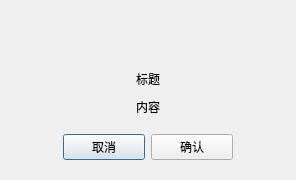
<?xml version="1.0" encoding="UTF-8"?>
<ui version="4.0">
 <class>UserMessageBox</class>
 <widget class="QDialog" name="UserMessageBox">
  <property name="geometry">
   <rect>
    <x>0</x>
    <y>0</y>
    <width>296</width>
    <height>180</height>
   </rect>
  </property>
  <property name="sizePolicy">
   <sizepolicy hsizetype="Fixed" vsizetype="Fixed">
    <horstretch>0</horstretch>
    <verstretch>0</verstretch>
   </sizepolicy>
  </property>
  <property name="minimumSize">
   <size>
    <width>296</width>
    <height>180</height>
   </size>
  </property>
  <property name="maximumSize">
   <size>
    <width>300</width>
    <height>180</height>
   </size>
  </property>
  <property name="windowTitle">
   <string>Dialog</string>
  </property>
  <property name="styleSheet">
   <string notr="true"/>
  </property>
  <layout class="QVBoxLayout" name="verticalLayout_2">
   <property name="spacing">
    <number>8</number>
   </property>
   <property name="leftMargin">
    <number>4</number>
   </property>
   <property name="topMargin">
    <number>0</number>
   </property>
   <property name="rightMargin">
    <number>4</number>
   </property>
   <property name="bottomMargin">
    <number>0</number>
   </property>
   <item>
    <layout class="QHBoxLayout" name="horizontalLayout_2">
     <property name="topMargin">
      <number>19</number>
     </property>
     <item>
      <spacer name="horizontalSpacer">
       <property name="orientation">
        <enum>Qt::Horizontal</enum>
       </property>
       <property name="sizeHint" stdset="0">
        <size>
         <width>40</width>
         <height>20</height>
        </size>
       </property>
      </spacer>
     </item>
     <item>
      <widget class="QLabel" name="m_notifyLabel">
       <property name="sizePolicy">
        <sizepolicy hsizetype="Fixed" vsizetype="Fixed">
         <horstretch>0</horstretch>
         <verstretch>0</verstretch>
        </sizepolicy>
       </property>
       <property name="minimumSize">
        <size>
         <width>42</width>
         <height>42</height>
        </size>
       </property>
       <property name="maximumSize">
        <size>
         <width>42</width>
         <height>42</height>
        </size>
       </property>
       <property name="text">
        <string/>
       </property>
      </widget>
     </item>
     <item>
      <spacer name="horizontalSpacer_2">
       <property name="orientation">
        <enum>Qt::Horizontal</enum>
       </property>
       <property name="sizeHint" stdset="0">
        <size>
         <width>40</width>
         <height>20</height>
        </size>
       </property>
      </spacer>
     </item>
    </layout>
   </item>
   <item>
    <widget class="QLabel" name="m_titleLabel">
     <property name="text">
      <string>标题</string>
     </property>
     <property name="alignment">
      <set>Qt::AlignCenter</set>
     </property>
    </widget>
   </item>
   <item>
    <widget class="QLabel" name="m_contentLabel">
     <property name="text">
      <string>内容</string>
     </property>
     <property name="scaledContents">
      <bool>true</bool>
     </property>
     <property name="alignment">
      <set>Qt::AlignCenter</set>
     </property>
     <property name="wordWrap">
      <bool>true</bool>
     </property>
     <property name="indent">
      <number>2</number>
     </property>
    </widget>
   </item>
   <item>
    <layout class="QVBoxLayout" name="verticalLayout">
     <item>
      <spacer name="verticalSpacer">
       <property name="orientation">
        <enum>Qt::Vertical</enum>
       </property>
       <property name="sizeType">
        <enum>QSizePolicy::Fixed</enum>
       </property>
       <property name="sizeHint" stdset="0">
        <size>
         <width>20</width>
         <height>10</height>
        </size>
       </property>
      </spacer>
     </item>
     <item>
      <layout class="QHBoxLayout" name="horizontalLayout">
       <property name="spacing">
        <number>6</number>
       </property>
       <item>
        <spacer name="horizontalSpacer_3">
         <property name="orientation">
          <enum>Qt::Horizontal</enum>
         </property>
         <property name="sizeHint" stdset="0">
          <size>
           <width>40</width>
           <height>20</height>
          </size>
         </property>
        </spacer>
       </item>
       <item>
        <widget class="QPushButton" name="m_button1">
         <property name="sizePolicy">
          <sizepolicy hsizetype="Fixed" vsizetype="Fixed">
           <horstretch>0</horstretch>
           <verstretch>0</verstretch>
          </sizepolicy>
         </property>
         <property name="minimumSize">
          <size>
           <width>82</width>
           <height>26</height>
          </size>
         </property>
         <property name="maximumSize">
          <size>
           <width>82</width>
           <height>26</height>
          </size>
         </property>
         <property name="cursor">
          <cursorShape>PointingHandCursor</cursorShape>
         </property>
         <property name="text">
          <string>取消</string>
         </property>
        </widget>
       </item>
       <item>
        <widget class="QPushButton" name="m_button0">
         <property name="sizePolicy">
          <sizepolicy hsizetype="Fixed" vsizetype="Fixed">
           <horstretch>0</horstretch>
           <verstretch>0</verstretch>
          </sizepolicy>
         </property>
         <property name="minimumSize">
          <size>
           <width>82</width>
           <height>26</height>
          </size>
         </property>
         <property name="maximumSize">
          <size>
           <width>82</width>
           <height>26</height>
          </size>
         </property>
         <property name="cursor">
          <cursorShape>PointingHandCursor</cursorShape>
         </property>
         <property name="text">
          <string>确认</string>
         </property>
        </widget>
       </item>
       <item>
        <spacer name="horizontalSpacer_4">
         <property name="orientation">
          <enum>Qt::Horizontal</enum>
         </property>
         <property name="sizeHint" stdset="0">
          <size>
           <width>40</width>
           <height>20</height>
          </size>
         </property>
        </spacer>
       </item>
      </layout>
     </item>
     <item>
      <spacer name="verticalSpacer_2">
       <property name="orientation">
        <enum>Qt::Vertical</enum>
       </property>
       <property name="sizeType">
        <enum>QSizePolicy::Fixed</enum>
       </property>
       <property name="sizeHint" stdset="0">
        <size>
         <width>20</width>
         <height>20</height>
        </size>
       </property>
      </spacer>
     </item>
    </layout>
   </item>
  </layout>
 </widget>
 <resources>
  <include location="../resource.qrc"/>
 </resources>
 <connections>
  <connection>
   <sender>m_button1</sender>
   <signal>clicked()</signal>
   <receiver>UserMessageBox</receiver>
   <slot>reject()</slot>
   <hints>
    <hint type="sourcelabel">
     <x>91</x>
     <y>143</y>
    </hint>
    <hint type="destinationlabel">
     <x>77</x>
     <y>177</y>
    </hint>
   </hints>
  </connection>
  <connection>
   <sender>m_button0</sender>
   <signal>clicked()</signal>
   <receiver>UserMessageBox</receiver>
   <slot>accept()</slot>
   <hints>
    <hint type="sourcelabel">
     <x>227</x>
     <y>145</y>
    </hint>
    <hint type="destinationlabel">
     <x>266</x>
     <y>174</y>
    </hint>
   </hints>
  </connection>
 </connections>
</ui>
